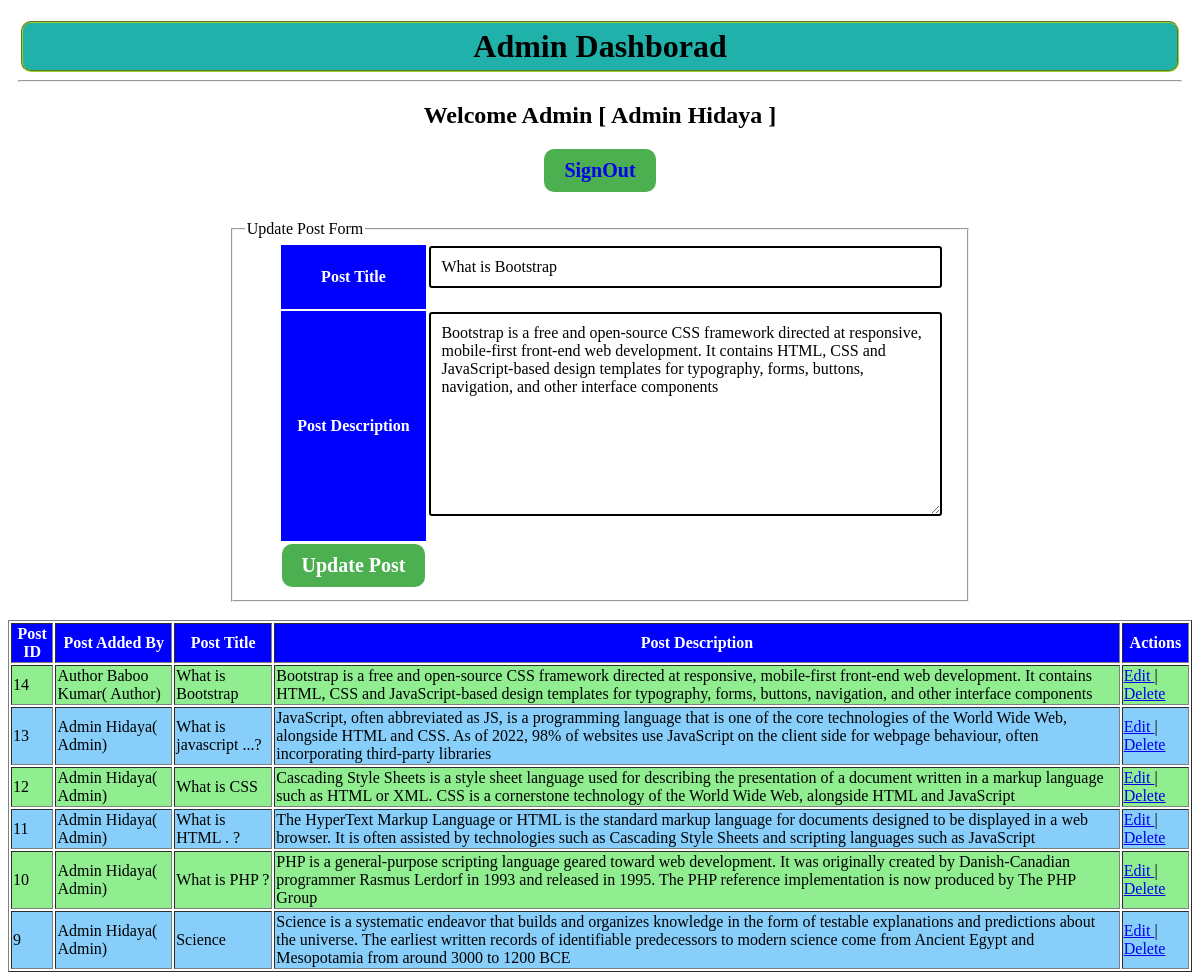
The app's page /admin/index.php?post_id=14 (signed in) with its own data.
### tables this page shows
CREATE TABLE `posts` (
  `post_id` int(11) NOT NULL AUTO_INCREMENT,
  `added_by_user_role_id` int(11) DEFAULT NULL,
  `post_title` text DEFAULT NULL,
  `post_description` longtext DEFAULT NULL,
  `is_active` enum('Active','Inactive') DEFAULT 'Active',
  PRIMARY KEY (`post_id`),
  KEY `author_user_role_id` (`added_by_user_role_id`),
  CONSTRAINT `posts_ibfk_1` FOREIGN KEY (`added_by_user_role_id`) REFERENCES `user_role` (`user_role_id`) ON DELETE CASCADE ON UPDATE CASCADE
);

CREATE TABLE `users` (
  `user_id` int(11) NOT NULL AUTO_INCREMENT,
  `full_name` varchar(100) DEFAULT NULL,
  `gender` enum('Female','Male') DEFAULT 'Male',
  `user_email` varchar(100) DEFAULT NULL,
  `user_password` text DEFAULT NULL,
  `is_active` enum('Active','Inactive') DEFAULT 'Active',
  PRIMARY KEY (`user_id`)
);

CREATE TABLE `roles` (
  `role_id` int(11) NOT NULL AUTO_INCREMENT,
  `role_type` varchar(100) DEFAULT NULL,
  PRIMARY KEY (`role_id`)
);

### admin/index.php (the view, shortened to what this page needs)
<!DOCTYPE html>
<html>
<head>
</head>
<body>
	<?php
	require_once 'manage_posts.php';
	$posts = getAllPosts();
	?>
	<center>
		<div id="header">
			<h1>Admin Dashborad</h1>
			<hr />
			<h2>Welcome Admin [
				<?php
				echo $_SESSION['user']['full_name'];
				?>
				]</h2>
			<button><a style="text-decoration:none" href="../logout_users.php">SignOut</a></button>
		</div>
		<?php
		if (isset($_GET['post_id'])) {
			EditFormPost("post_process.php", "POST", $_GET['post_id']);
		} else {
			AddFormPost("post_process.php", "POST");
		}
		?>
		<table id="post" border="1" width="100%">
			<tr>
				<th>Post ID</th>
				<th>Post Added By</th>
				<th>Post Title</th>
				<th>Post Description</th>
				<th>Actions</th>
			</tr>
			<?php
			if ($posts->num_rows > 0) {
				while ($post = mysqli_fetch_assoc($posts)) {
			?>
					<tr>
						<td>
							<?php echo $post['post_id']; ?>
						</td>
						<td>
							<?php
							echo getUserFullNameByUserRoleId($post['added_by_user_role_id']);
							?>
						</td>
						<td>
							<?php echo $post['post_title']; ?>
						</td>
						<td>
							<?php echo $post['post_description']; ?>
						</td>
						<td>
							<a href="index.php?post_id=<?php echo $post['post_id']; ?>">
								Edit
							</a>
							|
							<a href="javascript:void(0)" post_id="<?php echo $post['post_id']; ?>" onclick="deletePost(this)">
								Delete
							</a>
						</td>
					</tr>
				<?php
				}
			}
			?>
		</table>
	</center>
</body>
</html>

### admin/manage_posts.php (shortened to what this page needs)
<?php
require_once '../require/connection.php';
function getAllPosts()
{
	global $connection;
	$query = "SELECT * FROM posts ORDER BY `posts`.`post_id` DESC";
	$res = mysqli_query($connection, $query);
	return $res;
}
function getUserFullNameByUserRoleId($user_role_id)
{
	global $connection;
	$query = "SELECT `roles`.`role_type`, `users`.`full_name` FROM `users`
		INNER JOIN `user_role` ON `users`.`user_id` = `user_role`.`user_id`
		INNER JOIN `roles` ON `user_role`.`role_id` = `roles`.`role_id`
		WHERE `user_role`.`user_role_id` = $user_role_id";
	$res = mysqli_query($connection, $query);
	$data = mysqli_fetch_assoc($res);
	return $data['full_name'] . "( " . $data['role_type'] . ")";
}
?>
<?php
function getPostByPostId($post_id)
{
	global $connection;
	$query = "SELECT * FROM `posts` WHERE `posts`.`post_id` = $post_id";
	$res = mysqli_query($connection, $query);
	$data = mysqli_fetch_assoc($res);
	return $data;
}
function EditFormPost($action = "", $method = "GET", $post_id)
{
	$data = getPostByPostId($post_id);
?>
	<br />
	<fieldset style="width: 60%">
		<legend>Update Post Form</legend>
		<form action="<?php echo $action; ?>" method="<?php echo $method; ?>">
			<table>
				<tr>
					<th>Post Title</th>
					<td>
						<input type="text" name="post_title" required value="<?php echo $data['post_title']; ?>">
					</td>
				</tr>
				<tr>
					<th>Post Description</th>
					<td>
						<textarea cols="50" rows="10" name="post_desc" required><?php echo $data['post_description']; ?></textarea>
					</td>
				</tr>
				<tr>
					<td align="center">
						<input style=" background-color: #4CAF50;
							color: white;
							padding: 10px 20px;
							border: none;
			border-radius: 3px;
			font-size: 20px;
			cursor: pointer;
			border-radius: 10px;
			font-weight: bold; " type="submit" name="update_post" value="Update Post">
					</td>
				</tr>
			</table>
		</form>
	</fieldset>
	<br />
<?php
}
?>

### admin/index.php (style rules this page uses)
#header { padding: 10px; height: auto; text-align: center; }
table tr th { background-color: blue; color: white; }
button { background-color: #4CAF50; color: white; padding: 10px 20px; border: none; border-radius: 3px; font-size: 20px; cursor: pointer; border-radius: 10px; font-weight: bold; }
input[type="text"], textarea { width: 100%; padding: 10px; margin-bottom: 20px; border: 2px solid black; border-radius: 3px; font-size: 16px; }
* { font-family: serif; }
h1 { font-family: cursive; background-color: lightseagreen; border-radius: 10px; border: 2px groove yellowgreen; padding: 5px; margin: 3px; }
#post tr:nth-child(even) { background-color: lightgreen; }
#post tr:nth-child(odd) { background-color: lightskyblue; }

### records on screen
posts: post_title "What is Bootstrap", post_desc "Bootstrap is a free and open-source CSS framework directed at responsive, mobile-first front-end web development. It contains HTML, CSS and JavaScript-based design templates for typography, forms, buttons, navigation, and other interface components", post_id "14", added_by_user_role.role_type "Author Baboo Kumar( Author)", post_description "Bootstrap is a free and open-source CSS framework directed at responsive, mobile-first front-end web development. It contains HTML, CSS and JavaScript-based design templates for typography, forms, buttons, navigation, and other interface components"
posts: post_id "13", added_by_user_role.role_type "Admin Hidaya( Admin)", post_title "What is javascript ...?", post_description "JavaScript, often abbreviated as JS, is a programming language that is one of the core technologies of the World Wide Web, alongside HTML and CSS. As of 2022, 98% of websites use JavaScript on the client side for webpage behaviour, often incorporating third-party libraries"
posts: post_id "12", added_by_user_role.role_type "Admin Hidaya( Admin)", post_title "What is CSS", post_description "Cascading Style Sheets is a style sheet language used for describing the presentation of a document written in a markup language such as HTML or XML. CSS is a cornerstone technology of the World Wide Web, alongside HTML and JavaScript"
posts: post_id "11", added_by_user_role.role_type "Admin Hidaya( Admin)", post_title "What is HTML . ?", post_description "The HyperText Markup Language or HTML is the standard markup language for documents designed to be displayed in a web browser. It is often assisted by technologies such as Cascading Style Sheets and scripting languages such as JavaScript"
posts: post_id "10", added_by_user_role.role_type "Admin Hidaya( Admin)", post_title "What is PHP ?", post_description "PHP is a general-purpose scripting language geared toward web development. It was originally created by Danish-Canadian programmer Rasmus Lerdorf in 1993 and released in 1995. The PHP reference implementation is now produced by The PHP Group"
posts: post_id "9", added_by_user_role.role_type "Admin Hidaya( Admin)", post_title "Science", post_description "Science is a systematic endeavor that builds and organizes knowledge in the form of testable explanations and predictions about the universe. The earliest written records of identifiable predecessors to modern science come from Ancient Egypt and Mesopotamia from around 3000 to 1200 BCE"

### other values on screen
$_SESSION['user']['full_name'] "Admin Hidaya"
